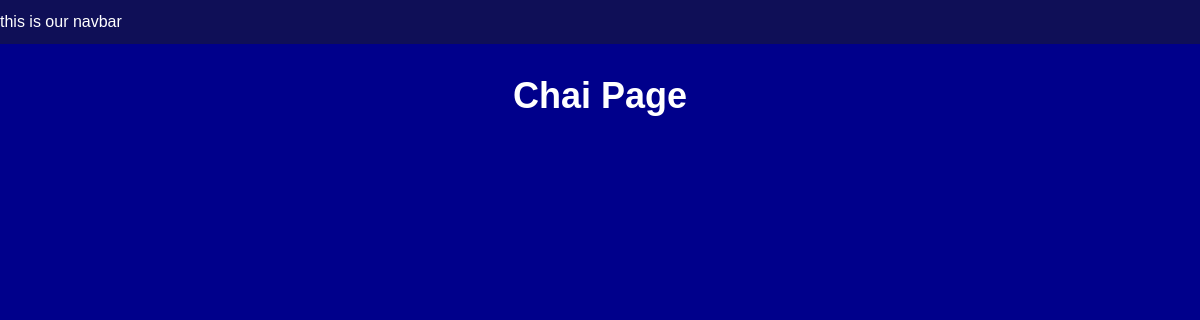
The app's page /chai/, older data.
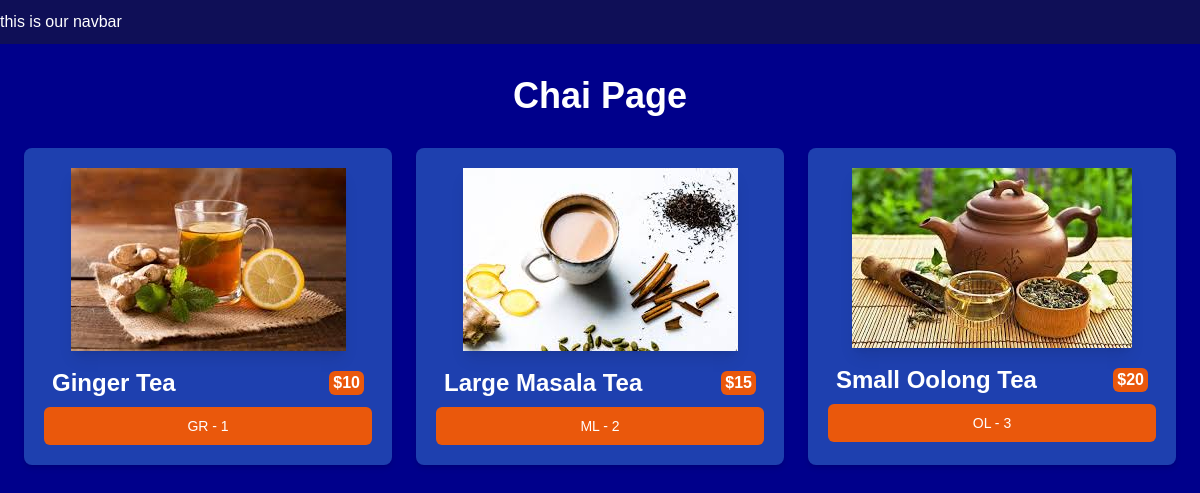
The same page, newer data.
### chai/models.py (models this page shows, shortened)
class ChaiVarity(models.Model):
    CHAI_TYPE_CHOICE = [
        ('ML', 'MASALA'),
        ('GR', 'GINGER'),
        ('KL', 'KIWI'),
        ('OL', 'Oolong'),
        ('HR', 'Herbal'),
    ]
    name = models.CharField(max_length=100)
    image = models.ImageField(upload_to='chai/')
    date_added = models.DateTimeField(default=timezone.now)
    type = models.CharField(max_length=2,choices=CHAI_TYPE_CHOICE)
    description = models.TextField(default='')
    price=models.CharField(max_length=10,default='10')

### chai/views.py (the view)
# urls.py: path("", views.all_chai, name="all_chai"),
def all_chai(request):
    chais = ChaiVarity.objects.all()
    return render(request, "chai/all_chai.html", {"chais": chais})

### chai/templates/chai/all_chai.html (shortened to what this page needs)
{% extends "layout.html" %}
{% block content %}
<h1 class="text-4xl font-bold text-center my-8">Chai Page</h1>
<div class="grid grid-cols-1 sm:grid-cols-2 lg:grid-cols-3 gap-6 mx-6 max-w-full">
    {% for chai in chais %}
    <div class="bg-blue-800 p-5  rounded-lg shadow-md hover:shadow-lg transition-shadow duration-300">
        <img class=" shadow-lg mx-auto mb-4" src="{{chai.image.url}}" alt="{{chai.name}}"  />
        <div class="flex items-center justify-between m-2">
            <h3 class="text-2xl  font-bold text-white">{{chai.name}}</h3>
            <h4 class="bg-orange-600 font font-semibold px-1 rounded-md hover:bg-orange-700">${{chai.price}}</h2>
        </div>
        <a href="{% url 'chai_detail' chai.id %}">
            <button
                type="button"
                class="inline-flex items-center
                w-full
                justify-center px-4 py-2 border border-transparent text-sm font-medium rounded-md text-white bg-orange-600 hover:bg-orange-700 focus:outline-none focus:ring-2 focus:ring-offset-2 focus:ring-orange-500 transition-colors duration-300"
            >
                {{chai.type}} - {{chai.id}}
            </button>
        </a>
    </div>
    {% endfor %}
</div>
{% endblock %}

### templates/layout.html (shortened to what this page needs)
{% load static tailwind_tags %}
{% load static %}
<!DOCTYPE html>
<html lang="en">
<head>
    <link rel="stylesheet" href="{% static 'styles/style.css' %}">
    {% tailwind_css %}
</head>
<body>
    <nav>this is our navbar</nav>
    {% block  content %}{% endblock %}
</body>
</html>

### static/styles/style.css (style rules this page uses)
body { background-color: darkblue; color: #fff; font-family: Arial, sans-serif; margin: 0; padding: 0; }
h1 { text-align: center; font-size: 3em; margin-top: 20px; }
nav { background-color: rgb(15, 15, 87); padding: 10px 0; }

Row changes from the older to the newer data that the page shows:
added ChaiVarity: image (picture), name "Ginger Tea", price "10", type "GR", id "1"
added ChaiVarity: image (picture), name "Large Masala Tea", price "15", type "ML", id "2"
added ChaiVarity: image (picture), name "Small Oolong Tea", price "20", type "OL", id "3"
